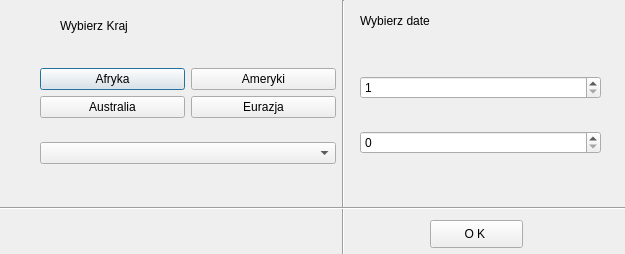
<?xml version="1.0" encoding="UTF-8"?>
<ui version="4.0">
 <class>startowe</class>
 <widget class="QDialog" name="startowe">
  <property name="enabled">
   <bool>true</bool>
  </property>
  <property name="geometry">
   <rect>
    <x>0</x>
    <y>0</y>
    <width>625</width>
    <height>254</height>
   </rect>
  </property>
  <property name="windowTitle">
   <string>Dialog</string>
  </property>
  <widget class="QWidget" name="layoutWidget">
   <property name="geometry">
    <rect>
     <x>40</x>
     <y>50</y>
     <width>296</width>
     <height>133</height>
    </rect>
   </property>
   <layout class="QHBoxLayout" name="horizontalLayout">
    <item>
     <layout class="QVBoxLayout" name="verticalLayout">
      <item>
       <layout class="QGridLayout" name="gridLayout">
        <item row="0" column="0">
         <widget class="QPushButton" name="butt1">
          <property name="text">
           <string>Afryka</string>
          </property>
         </widget>
        </item>
        <item row="1" column="0">
         <widget class="QPushButton" name="butt3">
          <property name="text">
           <string>Australia</string>
          </property>
         </widget>
        </item>
        <item row="0" column="1">
         <widget class="QPushButton" name="butt2">
          <property name="text">
           <string>Ameryki</string>
          </property>
         </widget>
        </item>
        <item row="1" column="1">
         <widget class="QPushButton" name="butt4">
          <property name="text">
           <string>Eurazja</string>
          </property>
         </widget>
        </item>
       </layout>
      </item>
      <item>
       <widget class="QComboBox" name="KrajeCombo"/>
      </item>
     </layout>
    </item>
   </layout>
  </widget>
  <widget class="Line" name="line">
   <property name="geometry">
    <rect>
     <x>333</x>
     <y>0</y>
     <width>20</width>
     <height>261</height>
    </rect>
   </property>
   <property name="orientation">
    <enum>Qt::Vertical</enum>
   </property>
  </widget>
  <widget class="Line" name="line_2">
   <property name="geometry">
    <rect>
     <x>0</x>
     <y>200</y>
     <width>631</width>
     <height>16</height>
    </rect>
   </property>
   <property name="orientation">
    <enum>Qt::Horizontal</enum>
   </property>
  </widget>
  <widget class="QLabel" name="label">
   <property name="geometry">
    <rect>
     <x>60</x>
     <y>10</y>
     <width>271</width>
     <height>31</height>
    </rect>
   </property>
   <property name="text">
    <string>Wybierz Kraj</string>
   </property>
  </widget>
  <widget class="QLabel" name="label_2">
   <property name="geometry">
    <rect>
     <x>360</x>
     <y>10</y>
     <width>301</width>
     <height>21</height>
    </rect>
   </property>
   <property name="text">
    <string>Wybierz date</string>
   </property>
  </widget>
  <widget class="QPushButton" name="try_2">
   <property name="geometry">
    <rect>
     <x>430</x>
     <y>220</y>
     <width>93</width>
     <height>28</height>
    </rect>
   </property>
   <property name="text">
    <string>O K </string>
   </property>
  </widget>
  <widget class="QWidget" name="layoutWidget">
   <property name="geometry">
    <rect>
     <x>360</x>
     <y>50</y>
     <width>241</width>
     <height>131</height>
    </rect>
   </property>
   <layout class="QVBoxLayout" name="verticalLayout_2">
    <item>
     <widget class="QSpinBox" name="spinBoxMiesiac">
      <property name="minimum">
       <number>1</number>
      </property>
      <property name="maximum">
       <number>12</number>
      </property>
     </widget>
    </item>
    <item>
     <widget class="QSpinBox" name="spinBoxRok">
      <property name="maximum">
       <number>2018</number>
      </property>
     </widget>
    </item>
   </layout>
  </widget>
 </widget>
 <resources/>
 <connections/>
</ui>
